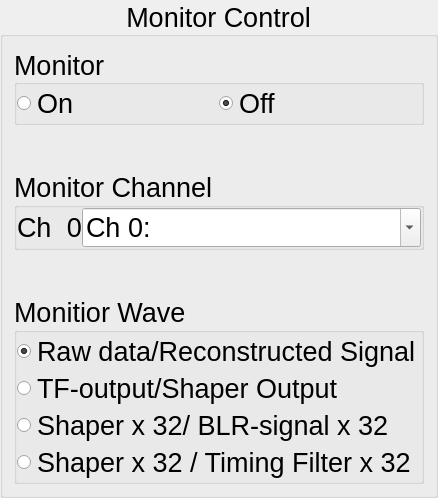
           <widget class="QGroupBox" name="GB_monitorControl">
            <property name="font">
             <font>
              <pointsize>20</pointsize>
             </font>
            </property>
            <property name="title">
             <string>Monitor Control</string>
            </property>
            <property name="alignment">
             <set>Qt::AlignCenter</set>
            </property>
            <layout class="QVBoxLayout" name="verticalLayout_6" stretch="0,0,0,0,0">
             <item>
              <widget class="QGroupBox" name="groupBox">
               <property name="title">
                <string>Monitor</string>
               </property>
               <property name="alignment">
                <set>Qt::AlignLeading|Qt::AlignLeft|Qt::AlignVCenter</set>
               </property>
               <layout class="QVBoxLayout" name="verticalLayout_8">
                <property name="spacing">
                 <number>0</number>
                </property>
                <property name="leftMargin">
                 <number>0</number>
                </property>
                <property name="topMargin">
                 <number>0</number>
                </property>
                <property name="rightMargin">
                 <number>0</number>
                </property>
                <property name="bottomMargin">
                 <number>0</number>
                </property>
                <item>
                 <layout class="QHBoxLayout" name="horizontalLayout_9">
                  <item>
                   <widget class="QRadioButton" name="RB_MON_ON">
                    <property name="text">
                     <string>On</string>
                    </property>
                   </widget>
                  </item>
                  <item>
                   <widget class="QRadioButton" name="RB_MON_OFF">
                    <property name="text">
                     <string>Off</string>
                    </property>
                    <property name="checked">
                     <bool>true</bool>
                    </property>
                   </widget>
                  </item>
                 </layout>
                </item>
               </layout>
              </widget>
             </item>
             <item>
              <spacer name="verticalSpacer_3">
               <property name="orientation">
                <enum>Qt::Vertical</enum>
               </property>
               <property name="sizeHint" stdset="0">
                <size>
                 <width>20</width>
                 <height>40</height>
                </size>
               </property>
              </spacer>
             </item>
             <item>
              <widget class="QGroupBox" name="groupBox_2">
               <property name="title">
                <string>Monitor Channel</string>
               </property>
               <layout class="QVBoxLayout" name="verticalLayout_9">
                <property name="spacing">
                 <number>0</number>
                </property>
                <property name="leftMargin">
                 <number>0</number>
                </property>
                <property name="topMargin">
                 <number>0</number>
                </property>
                <property name="rightMargin">
                 <number>0</number>
                </property>
                <property name="bottomMargin">
                 <number>0</number>
                </property>
                <item>
                 <layout class="QHBoxLayout" name="horizontalLayout_10">
                  <item>
                   <widget class="QLabel" name="label_3">
                    <property name="maximumSize">
                     <size>
                      <width>35</width>
                      <height>16777215</height>
                     </size>
                    </property>
                    <property name="text">
                     <string>Ch</string>
                    </property>
                   </widget>
                  </item>
                  <item>
                   <widget class="QLabel" name="LB_MON_CH">
                    <property name="maximumSize">
                     <size>
                      <width>30</width>
                      <height>16777215</height>
                     </size>
                    </property>
                    <property name="text">
                     <string>0</string>
                    </property>
                    <property name="alignment">
                     <set>Qt::AlignRight|Qt::AlignTrailing|Qt::AlignVCenter</set>
                    </property>
                   </widget>
                  </item>
                  <item>
                   <widget class="QComboBox" name="CB_MON_CH">
                    <property name="editable">
                     <bool>true</bool>
                    </property>
                    <property name="maxCount">
                     <number>32</number>
                    </property>
                    <property name="insertPolicy">
                     <enum>QComboBox::InsertAtCurrent</enum>
                    </property>
                    <item>
                     <property name="text">
                      <string>Ch 0:</string>
                     </property>
                    </item>
                    <item>
                     <property name="text">
                      <string>Ch 1:</string>
                     </property>
                    </item>
                    <item>
                     <property name="text">
                      <string>Ch 2:</string>
                     </property>
                    </item>
                    <item>
                     <property name="text">
                      <string>Ch 3:</string>
                     </property>
                    </item>
                    <item>
                     <property name="text">
                      <string>Ch 4:</string>
                     </property>
                    </item>
                    <item>
                     <property name="text">
                      <string>Ch 5:</string>
                     </property>
                    </item>
                    <item>
                     <property name="text">
                      <string>Ch 6:</string>
                     </property>
                    </item>
                    <item>
                     <property name="text">
                      <string>Ch 7:</string>
                     </property>
                    </item>
                    <item>
                     <property name="text">
                      <string>Ch 8:</string>
                     </property>
                    </item>
                    <item>
                     <property name="text">
                      <string>Ch 9:</string>
                     </property>
                    </item>
                    <item>
                     <property name="text">
                      <string>Ch 10:</string>
                     </property>
                    </item>
                    <item>
                     <property name="text">
                      <string>Ch 11:</string>
                     </property>
                    </item>
                    <item>
                     <property name="text">
                      <string>Ch 12:</string>
                     </property>
                    </item>
                    <item>
                     <property name="text">
                      <string>Ch 13:</string>
                     </property>
                    </item>
                    <item>
                     <property name="text">
                      <string>Ch 14:</string>
                     </property>
                    </item>
                    <item>
                     <property name="text">
                      <string>Ch 15:</string>
                     </property>
                    </item>
                    <item>
                     <property name="text">
                      <string>Ch 16:</string>
                     </property>
                    </item>
                    <item>
                     <property name="text">
                      <string>Ch 17:</string>
                     </property>
                    </item>
                    <item>
                     <property name="text">
                      <string>Ch 18:</string>
                     </property>
                    </item>
                    <item>
                     <property name="text">
                      <string>Ch 19:</string>
                     </property>
                    </item>
                    <item>
                     <property name="text">
                      <string>Ch 20:</string>
                     </property>
                    </item>
                    <item>
                     <property name="text">
                      <string>Ch 21:</string>
                     </property>
                    </item>
                    <item>
                     <property name="text">
                      <string>Ch 22:</string>
                     </property>
                    </item>
                    <item>
                     <property name="text">
                      <string>Ch 23:</string>
                     </property>
                    </item>
                    <item>
                     <property name="text">
                      <string>Ch 24:</string>
                     </property>
                    </item>
                    <item>
                     <property name="text">
                      <string>Ch 25:</string>
                     </property>
                    </item>
                    <item>
                     <property name="text">
                      <string>Ch 26:</string>
                     </property>
                    </item>
                    <item>
                     <property name="text">
                      <string>Ch 27:</string>
                     </property>
                    </item>
                    <item>
                     <property name="text">
                      <string>Ch 28:</string>
                     </property>
                    </item>
                    <item>
                     <property name="text">
                      <string>Ch 29:</string>
                     </property>
                    </item>
                    <item>
                     <property name="text">
                      <string>Ch 30:</string>
                     </property>
                    </item>
                    <item>
                     <property name="text">
                      <string>Ch 31:</string>
                     </property>
                    </item>
                   </widget>
                  </item>
                 </layout>
                </item>
               </layout>
              </widget>
             </item>
             <item>
              <spacer name="verticalSpacer_2">
               <property name="orientation">
                <enum>Qt::Vertical</enum>
               </property>
               <property name="sizeHint" stdset="0">
                <size>
                 <width>20</width>
                 <height>40</height>
                </size>
               </property>
              </spacer>
             </item>
             <item>
              <widget class="QGroupBox" name="groupBox_3">
               <property name="title">
                <string>Monitior Wave</string>
               </property>
               <layout class="QVBoxLayout" name="verticalLayout_10">
                <property name="spacing">
                 <number>0</number>
                </property>
                <property name="leftMargin">
                 <number>0</number>
                </property>
                <property name="topMargin">
                 <number>0</number>
                </property>
                <property name="rightMargin">
                 <number>0</number>
                </property>
                <property name="bottomMargin">
                 <number>0</number>
                </property>
                <item>
                 <layout class="QVBoxLayout" name="verticalLayout_7">
                  <item>
                   <widget class="QRadioButton" name="RB_MON_WAVE_0">
                    <property name="text">
                     <string>Raw data/Reconstructed Signal</string>
                    </property>
                    <property name="checked">
                     <bool>true</bool>
                    </property>
                   </widget>
                  </item>
                  <item>
                   <widget class="QRadioButton" name="RB_MON_WAVE_1">
                    <property name="text">
                     <string>TF-output/Shaper Output</string>
                    </property>
                   </widget>
                  </item>
                  <item>
                   <widget class="QRadioButton" name="RB_MON_WAVE_2">
                    <property name="text">
                     <string>Shaper x 32/ BLR-signal x 32</string>
                    </property>
                   </widget>
                  </item>
                  <item>
                   <widget class="QRadioButton" name="RB_MON_WAVE_3">
                    <property name="text">
                     <string>Shaper x 32 / Timing Filter x 32</string>
                    </property>
                   </widget>
                  </item>
                 </layout>
                </item>
               </layout>
              </widget>
             </item>
            </layout>
           </widget>
